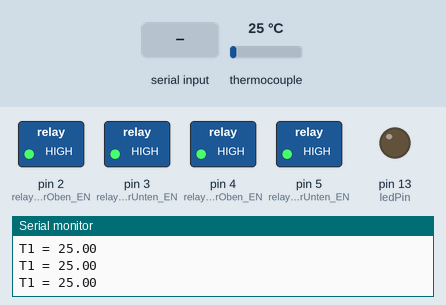
Simulated run of this sketch. Board: Arduino Uno, built with avr-gcc and run on an emulated ATmega328P. On the bench: switched loads named in the sketch (green lamp = pin HIGH), output pins drawn as LEDs (lit = HIGH), the last lines printed to the serial monitor. The inputs (shaded band) are chosen by the test bench; at power-on: thermocouple 25 °C.

Above: at 1.3 s.
1.4 s: "1" received over Serial
At 1.51 s:
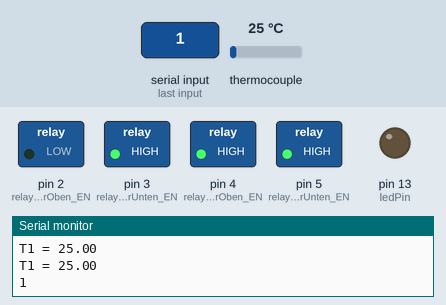
At 1.93 s:
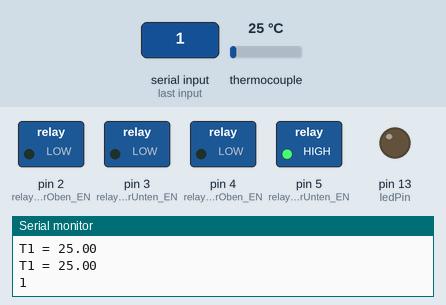
Timing chart, 0 to 4.4 s (numbered marks = the images above; inputs shaded):
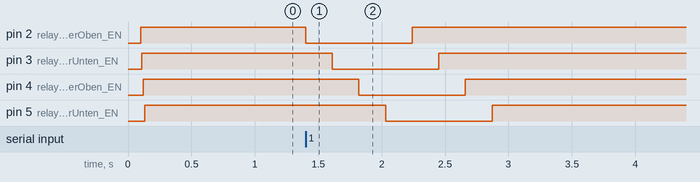

Measured:
- after the input at 1.4 s, pin 2 (relay_heaterOben_EN): HIGH → LOW at once, → HIGH 0.84 s later; pin 3 (relay_heaterUnten_EN): HIGH → LOW after 0.21 s, → HIGH 0.84 s later; pin 4 (relay_coolerOben_EN): HIGH → LOW after 0.42 s, → HIGH 0.84 s later; pin 5 (relay_coolerUnten_EN): HIGH → LOW after 0.63 s, → HIGH 0.84 s later

The sketch:

PID_Temperatur.ino
```cpp
#include <Metro.h> // Include the Metro library // https://www.pjrc.com/teensy/td_libs_Metro.html


//const int analogOutPin2 = A22; // Analog output pin that will write the resistance
const int ledPin = LED_BUILTIN;


void setup()
{
  Serial.begin(9600);
  delay(100);

  setup_PT100_MAX31865();
  setup_relays();

  pinMode(ledPin, OUTPUT);


  digitalWrite(ledPin, LOW);

  Serial.println("Setup finished");
}

void loop()

{

  loop_PT100_MAX31865();
  //relay_clickCluck();


  SerialTastatur_CheckKeys();
}
```

PT100_MAX31865.ino
```cpp
// MAX31865 https://www.adafruit.com/products/3328

#include <Adafruit_MAX31865.h>
#define debug
float temperature_oben = 0;
float temperature_unten = 0;

// PINOUT
// MAX31865 oben
const byte CS_pin_oben = 17;
// MAX31865 unten
const byte CS_pin_unten = 18;
// MAX31865 oben und unten
const byte SDI_pin = 16;
const byte SDO_pin = 15;
const byte CLK_pin = 14;

// Use software
Adafruit_MAX31865 thermo_oben = Adafruit_MAX31865(CS_pin_oben, SDI_pin, SDO_pin, CLK_pin);
Adafruit_MAX31865 thermo_unten = Adafruit_MAX31865(CS_pin_unten, SDI_pin, SDO_pin, CLK_pin);

#define RREF 430.0 // The value of the Rref resistor. Use 430.0 for PT100 and 4300.0 for PT1000
#define RNOMINAL 100.0 // The 'nominal' 0-degrees-C resistance of the sensor // 100.0 for PT100, 1000.0 for PT1000

Metro temperaturIntervall = Metro(500);


void setup_PT100_MAX31865()
{
  thermo_oben.begin(MAX31865_3WIRE);  // set to 2WIRE or 4WIRE as necessary
  thermo_unten.begin(MAX31865_3WIRE);  // set to 2WIRE or 4WIRE as necessary
}


void loop_PT100_MAX31865()
{

  if (temperaturIntervall.check() == 1)  // check if the metro has passed its interval
  {
    // Check and print any faults
    uint8_t fault = thermo_oben.readFault();
    if (fault)
    {
      Serial.print("Fault 0x"); Serial.println(fault, HEX);
      if (fault & MAX31865_FAULT_HIGHTHRESH) {
        Serial.println("RTD High Threshold");
      }
      if (fault & MAX31865_FAULT_LOWTHRESH) {
        Serial.println("RTD Low Threshold");
      }
      if (fault & MAX31865_FAULT_REFINLOW) {
        Serial.println("REFIN- > 0.85 x Bias");
      }
      if (fault & MAX31865_FAULT_REFINHIGH) {
        Serial.println("REFIN- < 0.85 x Bias - FORCE- open");
      }
      if (fault & MAX31865_FAULT_RTDINLOW) {
        Serial.println("RTDIN- < 0.85 x Bias - FORCE- open");
      }
      if (fault & MAX31865_FAULT_OVUV) {
        Serial.println("Under/Over voltage");
      }
      thermo_oben.clearFault();
    }
    else
    {
      temperature_oben = thermo_oben.temperature(RNOMINAL, RREF);
      temperature_unten = thermo_unten.temperature(RNOMINAL, RREF);
      Serial.print("T1 = "); Serial.println(temperature_oben);
      Serial.print("T1 = "); Serial.println(temperature_unten);
      Serial.println();
    }
  }
}
```

Relays.ino
```cpp
// relays


const byte relay_heaterOben_EN = 2;
const byte relay_heaterUnten_EN = 3;
const byte relay_coolerOben_EN = 4;
const byte relay_coolerUnten_EN = 5;

void setup_relays()
{
  pinMode (relay_heaterOben_EN, OUTPUT);
  relay_heaterOben_setStatus(false);
  pinMode (relay_heaterUnten_EN, OUTPUT);
  relay_heaterUnten_setStatus(false);
  pinMode (relay_coolerOben_EN, OUTPUT);
  relay_coolerOben_setStatus(false);
  pinMode (relay_coolerUnten_EN, OUTPUT);
  relay_coolerUnten_setStatus(false);
}


void relay_heaterOben_setStatus(bool setStatus)
{
  if (setStatus == true)
  {
    digitalWrite(relay_heaterOben_EN, LOW);
    delay(10);
  }
  else if (setStatus == false)
  {
    digitalWrite(relay_heaterOben_EN, HIGH);
    delay(10);
  }
}

void relay_heaterUnten_setStatus(bool setStatus)
{
  if (setStatus == true)
  {
    digitalWrite(relay_heaterUnten_EN, LOW);
    delay(10);
  }
  else if (setStatus == false)
  {
    digitalWrite(relay_heaterUnten_EN, HIGH);
    delay(10);
  }
}

void relay_coolerOben_setStatus(bool setStatus)
{
  if (setStatus == true)
  {
    digitalWrite(relay_coolerOben_EN, LOW);
    delay(10);
  }
  else if (setStatus == false)
  {
    digitalWrite(relay_coolerOben_EN, HIGH);
    delay(10);
  }
}

void relay_coolerUnten_setStatus(bool setStatus)
{
  if (setStatus == true)
  {
    digitalWrite(relay_coolerUnten_EN, LOW);
    delay(10);
  }
  else if (setStatus == false)
  {
    digitalWrite(relay_coolerUnten_EN, HIGH);
    delay(10);
  }
}


void relay_clickCluck()
{
  relay_heaterOben_setStatus(true);
  delay(200);
  relay_heaterUnten_setStatus(true);
  delay(200);
  relay_coolerOben_setStatus(true);
  delay(200);
  relay_coolerUnten_setStatus(true);
  delay(200);
  relay_heaterOben_setStatus(false);
  delay(200);
  relay_heaterUnten_setStatus(false);
  delay(200);
  relay_coolerOben_setStatus(false);
  delay(200);
  relay_coolerUnten_setStatus(false);
  delay(200);
  delay(1000);
}
```

Tastatureingabe.ino
```cpp
boolean SerialTastatur_CheckKeys()
{
  if (Serial.available())
  {
    char ch = Serial.read();

    if (ch == '1') // Tastaturanschlag "1"
    {
      Serial.println("1");
       relay_clickCluck();


      return true;
    }

    if (ch == '2') // Tastaturanschlag "2"
    {

      return true;
    }


    if (ch == '+') // Tastaturanschlag "+"
    {
      return true;
    }

    if (ch == '-') // Tastaturanschlag "-"
    {
      return true;
    }
  }


  return false;
}
```
